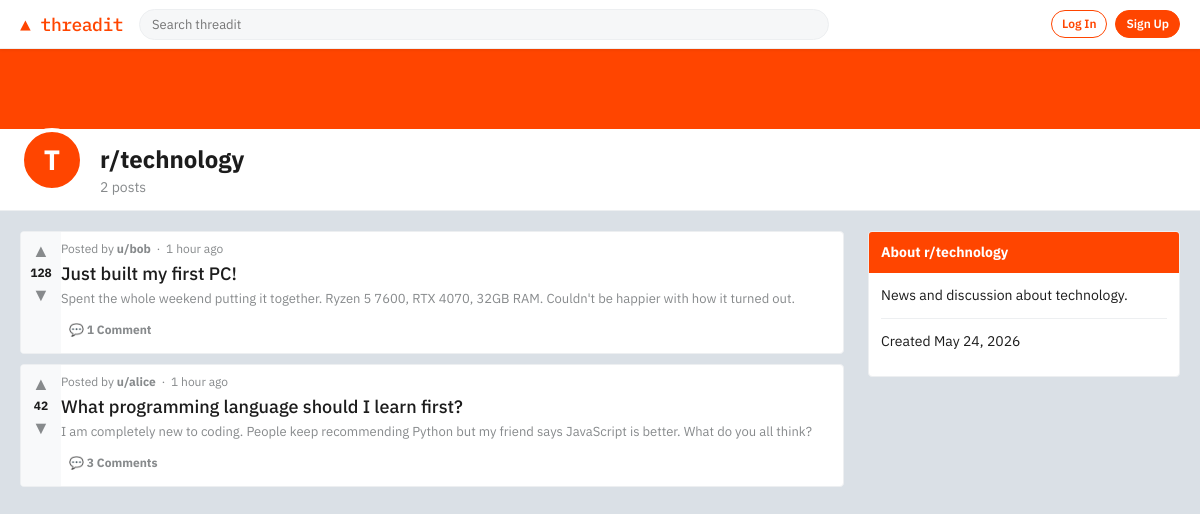
Screenshot of /r/technology/ with the database file from the repository.
### forum/models.py (models this page shows, shortened)
class Community(models.Model):
    name = models.CharField(max_length=50, unique=True)
    description = models.TextField(blank=True)
    created_at = models.DateTimeField(auto_now_add=True)
    created_by = models.ForeignKey(
        User, on_delete=models.SET_NULL, null=True, related_name="communities"
    )
    class Meta:
        verbose_name_plural = "communities"
        ordering = ["name"]

class Post(models.Model):
    title = models.CharField(max_length=300)
    body = models.TextField(blank=True)
    author = models.ForeignKey(
        User, on_delete=models.CASCADE, related_name="posts"
    )
    community = models.ForeignKey(
        Community, on_delete=models.CASCADE, related_name="posts"
    )
    upvotes = models.IntegerField(default=0)
    created_at = models.DateTimeField(auto_now_add=True)
    updated_at = models.DateTimeField(auto_now=True)
    class Meta:
        ordering = ["-created_at"]
    def comment_count(self):
        return self.comments.count()

### forum/views.py (the view)
# urls.py: path("r/<str:name>/", views.community_detail, name="community_detail"),
def community_detail(request, name):
    community = get_object_or_404(Community, name=name)
    posts = Post.objects.filter(community=community).select_related("author")
    context = {"community": community, "posts": posts}
    return render(request, "forum/community.html", context)

### templates/forum/community.html (shortened to what this page needs)
{% extends "forum/base.html" %}
{% block content %}
<div class="community-banner"></div>
<div class="community-info">
  <div class="community-info-inner">
    <div class="community-icon">{{ community.name|first|upper }}</div>
    <div>
      <div class="community-title">r/{{ community.name }}</div>
      <div class="community-handle">{{ posts.count }} post{{ posts.count|pluralize }}</div>
    </div>
  </div>
</div>
<div class="page-wrapper">
  <main>
    {% for post in posts %}
    <div class="post-card">
      <div class="vote-col">
        <button class="vote-btn">&#9650;</button>
        <span class="vote-count">{{ post.upvotes }}</span>
        <button class="vote-btn">&#9660;</button>
      </div>
      <div class="post-content">
        <div class="post-meta">
          Posted by <a href="#">u/{{ post.author.username }}</a>
          &nbsp;·&nbsp; {{ post.created_at|timesince }} ago
        </div>
        <div class="post-title"><a href="{% url 'post_detail' post.pk %}">{{ post.title }}</a></div>
        {% if post.body %}<div class="post-body-preview">{{ post.body }}</div>{% endif %}
        <div class="post-actions">
          <a href="{% url 'post_detail' post.pk %}" class="post-action-btn">&#128172; {{ post.comment_count }} Comment{{ post.comment_count|pluralize }}</a>
        </div>
      </div>
    </div>
    {% empty %}
    <div class="empty-state">
      <h3>No posts yet</h3>
      <p>Be the first to post in r/{{ community.name }}!</p>
    </div>
    {% endfor %}
  </main>
  <aside class="sidebar">
    <div class="sidebar-card">
      <div class="sidebar-card-header">About r/{{ community.name }}</div>
      <div class="sidebar-card-body">
        <p>{{ community.description|default:"A community on Threadit." }}</p>
        <hr class="divider">
        <p class="text-muted">Created {{ community.created_at|date:"N j, Y" }}</p>
      </div>
    </div>
  </aside>
</div>
{% endblock %}

### static/css/style.css (style rules this page uses)
:root { --bg: #dae0e6; --surface: #ffffff; --surface-hover: #f6f7f8; --border: #edeff1; --text: #1c1c1c; --text-muted: #878a8c; --accent: #ff4500; --accent-hover: #e03d00; --upvote: #ff4500; --link: #0079d3; --link-hover: #006cbf; --nav-bg: #ffffff; --tag-bg: #e8f0fe; --tag-text: #0079d3; --radius: 4px; --shadow: 0 1px 3px rgba(0,0,0,0.08); }
*, *::before, *::after { box-sizing: border-box; margin: 0; padding: 0; }
body { font-family: 'IBM Plex Sans', sans-serif; background: var(--bg); color: var(--text); font-size: 14px; line-height: 1.5; min-height: 100vh; }
a { color: var(--link); text-decoration: none; }
.page-wrapper { max-width: 1200px; margin: 20px auto; padding: 0 20px; display: grid; grid-template-columns: 1fr 312px; gap: 24px; align-items: start; }
.post-card { background: var(--surface); border: 1px solid var(--border); border-radius: var(--radius); display: flex; margin-bottom: 10px; transition: border-color 0.1s; overflow: hidden; }
.vote-col { background: #f8f9fa; padding: 8px 4px; display: flex; flex-direction: column; align-items: center; gap: 2px; min-width: 40px; }
.vote-btn { background: none; border: none; cursor: pointer; color: var(--text-muted); font-size: 18px; padding: 2px 6px; border-radius: 2px; line-height: 1; transition: color 0.1s, background 0.1s; }
.vote-count { font-weight: 700; font-size: 12px; color: var(--text); }
.post-content { flex: 1; padding: 8px 8px 8px 0; }
.post-meta { font-size: 12px; color: var(--text-muted); margin-bottom: 4px; }
.post-meta a { color: var(--text-muted); font-weight: 700; }
.post-title { font-size: 18px; font-weight: 500; color: var(--text); margin-bottom: 4px; line-height: 1.3; }
.post-title a { color: inherit; }
.post-body-preview { color: var(--text-muted); font-size: 13px; margin-bottom: 6px; display: -webkit-box; -webkit-line-clamp: 3; -webkit-box-orient: vertical; overflow: hidden; }
.post-actions { display: flex; gap: 2px; flex-wrap: wrap; }
.post-action-btn { display: inline-flex; align-items: center; gap: 4px; padding: 6px 8px; border-radius: 2px; font-size: 12px; font-weight: 700; color: var(--text-muted); cursor: pointer; transition: background 0.1s, color 0.1s; border: none; background: none; font-family: inherit; }
.sidebar-card { background: var(--surface); border: 1px solid var(--border); border-radius: var(--radius); overflow: hidden; margin-bottom: 16px; }
.sidebar-card-header { background: var(--accent); color: white; padding: 10px 12px; font-weight: 700; font-size: 14px; }
.sidebar-card-body { padding: 12px; }
.sidebar-card-body p { font-size: 14px; margin-bottom: 12px; color: var(--text); }
.community-banner { background: var(--accent); height: 80px; }
.community-info { background: var(--surface); border-bottom: 1px solid var(--border); padding: 12px 0; }
.community-info-inner { max-width: 1200px; margin: 0 auto; padding: 0 20px; display: flex; align-items: center; gap: 16px; }
.community-icon { width: 64px; height: 64px; background: var(--accent); border-radius: 50%; border: 4px solid white; margin-top: -20px; display: flex; align-items: center; justify-content: center; font-size: 28px; color: white; font-weight: 700; }
.community-title { font-size: 24px; font-weight: 700; }
.community-handle { color: var(--text-muted); font-size: 14px; }
.text-muted { color: var(--text-muted); }
.divider { border: none; border-top: 1px solid var(--border); margin: 12px 0; }

### rows the page displays
Community: name|first "T", name "technology", description "News and discussion about technology.", created_at "May 24, 2026"
Post: upvotes "128", author.username "bob", created_at "1 hour", title "Just built my first PC!", body "Spent the whole weekend putting it together. Ryzen 5 7600, RTX 4070, 32GB RAM. Couldn't be happier with how it turned out.", comment_count "1"
Post: upvotes "42", author.username "alice", created_at "1 hour", title "What programming language should I learn first?", body "I am completely new to coding. People keep recommending Python but my friend says JavaScript is better. What do you all think?", comment_count "3"

### other values shown
{{ posts.count }} "2"
